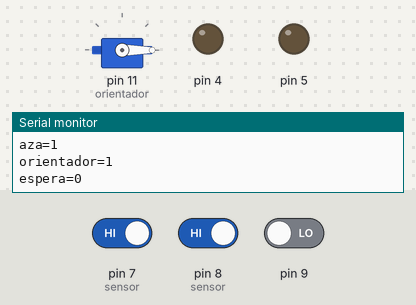
The sketch below on a simulated Arduino Uno, built with avr-gcc and run on an emulated ATmega328P. Parts: servo, output pins drawn as LEDs (lit = HIGH), the last lines printed to the serial monitor. Inputs (shaded band) come from the test bench; at power-on: pin 7 (sensor) HIGH, pin 8 (sensor) HIGH, pin 9 LOW.

Above: at 6.6 s.
6.7 s: pin 7 (sensor) driven LOW
9.7 s: pin 8 (sensor) driven LOW
At 10.3 s:
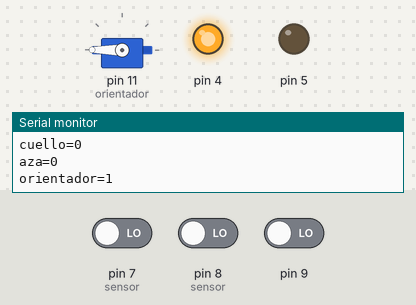
11.3 s: pin 7 (sensor) driven HIGH and pin 8 (sensor) driven HIGH
At 15.3 s:
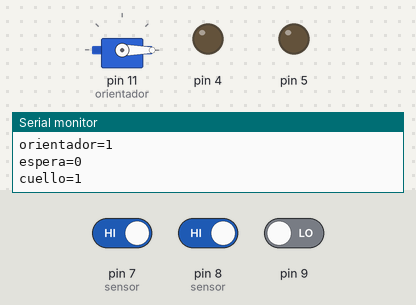
Timing chart, 0 to 16.8 s (numbered marks = the images above; inputs shaded):
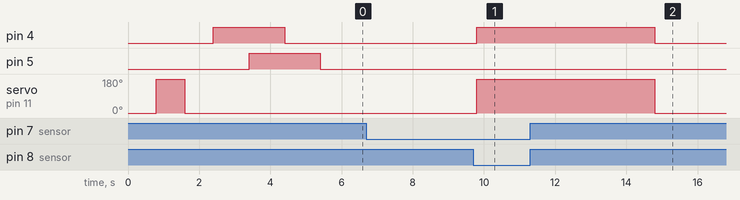

The sketch:

ProyectoBotellas.ino
```cpp
/*Prueba de un sensor optico
* el resultado se muestra en el led del puerto 6
*la señal del sensor se recibe en el puerto 7
 */

//se incluye librería de manejo de servos
#include <Servo.h>
//se asigna al servo con el nombre de orientador
Servo orientador;
/*Se asignan las variables enteras para sensores, espera y angulo, las variables para
* sensores y espera pueden ser del tipo booleana
 */
int sensorCuello=0;
//variable para el sensor del cuello de la botella
int sensorAza=0;
//variable del sensor para el aza
int sensorOrientador=1; //variable de sensor orientador
int giro=0;
//variable para actuar orientador
int espera=0;
//variable para esperar presencia de botella (sensor cuello)y verificar posición (sensor aza)
int angulo=0;
//variable del ángulo del servo motor

void setup()
{
  //Inicializa serial para mostrar valores en monitor,
  //no obligatorio, pero sirve como verificación, se puede eliminar después
  Serial.begin(9600);
  //Se asigna servo a salida pwm10 y se hacen movimientos de inicio para verificar servo
  orientador.attach(11);
  orientador.write(angulo);
  delay(800);
  orientador.write(180);
  delay(800);
  orientador.write(angulo);
  delay(800);
  //Se asignan puertos de salida para leds indicadores y entradas para los 3 sensores
  pinMode(4,OUTPUT);
  pinMode(5,OUTPUT);
  pinMode(7,INPUT);
  pinMode(8,INPUT);
  pinMode(9,INPUT);
  //Se hace un ciclo de verificación de los leds
  digitalWrite(4,1);
  delay(1000);
  digitalWrite(5,1);
  delay(1000);
  digitalWrite(4,0);
  delay(1000);
  digitalWrite(5,0);
}
void loop() {
/*Se imprimen en monitor los valores de espera, cuello, aza y orientador para verificar
* sus valores y hacer los ajustes pertinentes, esto se puede omitir una vez probado
 */

  /*Se verifica que espera sea ®, de ser así se leen los valores del sensor del cuello,
  * del sensor del aza, si el valor del cuello es diferente a 1, significa que ya hay
  botella presente y si esto es así, se verifica si el sensor del aza detecta o no esta,
  * de ser detectada el aza, quiere decir que la botella está alrevez
   */
  if (espera==0){
    sensorCuello=digitalRead(7); //Se lee valor de entrada del sensorCuello, entrada 7
    sensorAza=digitalRead(8); //Se lee valor de entrada del sensorAza, entrada 8
    Serial.print("espera=");
    Serial.println(espera);
    Serial.print("cuello=");
    Serial.println(sensorCuello);
    Serial.print("aza=");
    Serial.println(sensorAza);
    Serial.print("orientador=");
    Serial.println(sensorOrientador);
    if (sensorCuello==0) //Si el valor del sensorCuello es cero (diferente a 1) ya hay botella presente
    {
        if (sensorAza==0) //Si el valor del sensorAza es uno, la botella está volteada
        {
          digitalWrite(4,1); //enciende led rojo, botella volteada
          digitalWrite(5,0); //apaga led verde
          espera=1;//asigna el valor de espera en 1, para esperar ahora sensor orientador
          giro=1;//asigna valor de 1 a giro para que se haga el giro de la botella
          }
         else
         {
          digitalWrite(5,1); //enciende led verde, botella correta
          digitalWrite(4,0); //apaga led rojo
          espera=1; //asigna el valor de espera en 1, para esperar ahora sensor orientador
          //y que la botella pase por el sensor sin ser girada, giro se mantiene en 0
         }
    }
  }
    else
    {
    /*Ciclo que espera a que la botella pase por el sensor orientador
     */
      while (sensorOrientador==1){
      sensorOrientador=digitalRead(9);
      }
      /*Una vez que la botella es detectada por el sensor orientador,
      * se verifica si la botella debe ser girada (giro-1)
      * si el ángulo es O se cambia a 180
      * de otro modo lo devuelve al valor de 0, esto para
      * hacer el giro hacia una dirección y la otra
       */
        if (giro==1)
        {
          if (angulo==0)
          {
          angulo=180;
          }
          else
          {
          angulo=0;
          }
          orientador.write(angulo);
          delay(5000);
          angulo=0;
          orientador.write(angulo);
          giro=0; //gira el orientador//reinicia el valor de giro a ® para volver a comenzar

        }

        /*A continuación realiza proceso de reinicio de leds, gira la botella, devuelve
        a O el valor de espera para comenzar nueva verificación de botella, devuelve
        * valor de 1 a sensorOrientador para comenzar nuevamente.
         */
        digitalWrite(4,0);    //apaga led rojo
        digitalWrite(5,0);    //apaga led verde
        espera=0;             //devuelve el valor de 0 a espera para comenzar ciclo
        sensorOrientador=1;   //devuelve el valor de 1 al sensor Orientador
        delay(100);          //hace una pausa de 2 segundos
    }
}
```

Measured:
- after the input at 9.7 s, pin 4: LOW → HIGH after 0.10 s; servo on pin 11 (orientador): 0° → 180° after 0.10 s
- after the input at 11.3 s, pin 4: goes on until 14.8 s, then stays LOW; servo on pin 11 (orientador): goes on until 14.8 s, then stays 0°
